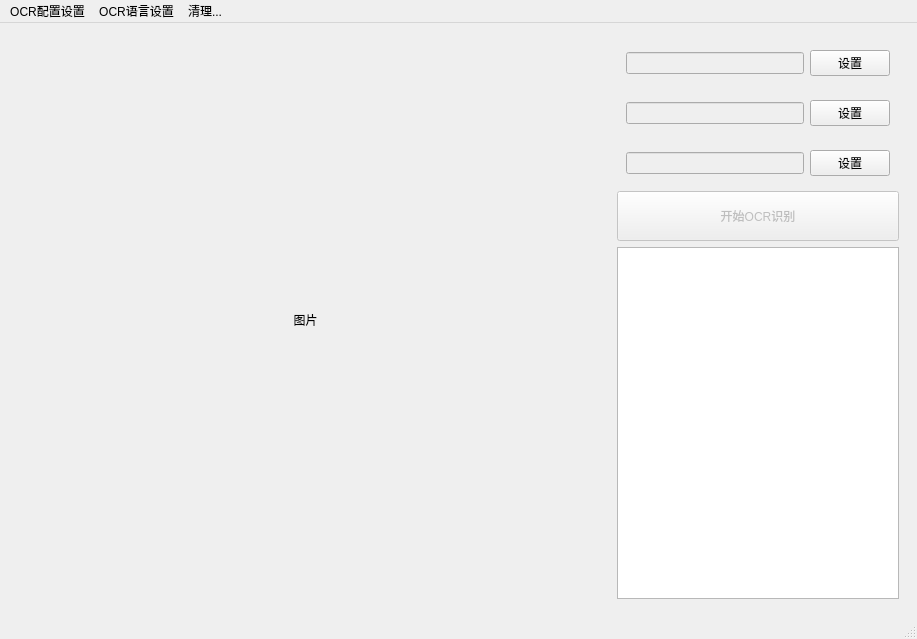
<?xml version="1.0" encoding="UTF-8"?>
<ui version="4.0">
 <class>OCR_MainWindow</class>
 <widget class="QMainWindow" name="OCR_MainWindow">
  <property name="geometry">
   <rect>
    <x>0</x>
    <y>0</y>
    <width>917</width>
    <height>639</height>
   </rect>
  </property>
  <property name="windowTitle">
   <string>MainWindow</string>
  </property>
  <widget class="QWidget" name="centralwidget">
   <layout class="QHBoxLayout" name="horizontalLayout_5">
    <item>
     <widget class="QWidget" name="image_frame" native="true">
      <layout class="QHBoxLayout" name="horizontalLayout">
       <item>
        <widget class="QLabel" name="image_label">
         <property name="minimumSize">
          <size>
           <width>0</width>
           <height>0</height>
          </size>
         </property>
         <property name="autoFillBackground">
          <bool>true</bool>
         </property>
         <property name="text">
          <string>图片</string>
         </property>
         <property name="scaledContents">
          <bool>true</bool>
         </property>
         <property name="alignment">
          <set>Qt::AlignCenter</set>
         </property>
        </widget>
       </item>
      </layout>
     </widget>
    </item>
    <item>
     <widget class="QWidget" name="widget" native="true">
      <property name="maximumSize">
       <size>
        <width>300</width>
        <height>16777215</height>
       </size>
      </property>
      <layout class="QVBoxLayout" name="verticalLayout">
       <item>
        <widget class="QWidget" name="widget_2" native="true">
         <layout class="QHBoxLayout" name="horizontalLayout_2">
          <item>
           <widget class="QLineEdit" name="exeEdit">
            <property name="enabled">
             <bool>false</bool>
            </property>
            <property name="minimumSize">
             <size>
              <width>150</width>
              <height>0</height>
             </size>
            </property>
           </widget>
          </item>
          <item>
           <widget class="QPushButton" name="btn_setExe">
            <property name="text">
             <string>设置</string>
            </property>
           </widget>
          </item>
         </layout>
        </widget>
       </item>
       <item>
        <widget class="QWidget" name="widget_3" native="true">
         <layout class="QHBoxLayout" name="horizontalLayout_3">
          <item>
           <widget class="QLineEdit" name="imageDirEdit">
            <property name="enabled">
             <bool>false</bool>
            </property>
            <property name="minimumSize">
             <size>
              <width>150</width>
              <height>0</height>
             </size>
            </property>
           </widget>
          </item>
          <item>
           <widget class="QPushButton" name="btn_set_ImageDir">
            <property name="text">
             <string>设置</string>
            </property>
           </widget>
          </item>
         </layout>
        </widget>
       </item>
       <item>
        <widget class="QWidget" name="widget_4" native="true">
         <layout class="QHBoxLayout" name="horizontalLayout_4">
          <item>
           <widget class="QLineEdit" name="resultEdit">
            <property name="enabled">
             <bool>false</bool>
            </property>
            <property name="minimumSize">
             <size>
              <width>150</width>
              <height>0</height>
             </size>
            </property>
           </widget>
          </item>
          <item>
           <widget class="QPushButton" name="btn_set_textDir">
            <property name="text">
             <string>设置</string>
            </property>
           </widget>
          </item>
         </layout>
        </widget>
       </item>
       <item>
        <widget class="QPushButton" name="btn_depatchTask">
         <property name="enabled">
          <bool>false</bool>
         </property>
         <property name="minimumSize">
          <size>
           <width>0</width>
           <height>50</height>
          </size>
         </property>
         <property name="text">
          <string>开始OCR识别</string>
         </property>
        </widget>
       </item>
       <item>
        <widget class="QTextBrowser" name="ocrTextResultBrowser"/>
       </item>
      </layout>
     </widget>
    </item>
   </layout>
  </widget>
  <widget class="QMenuBar" name="menubar">
   <property name="geometry">
    <rect>
     <x>0</x>
     <y>0</y>
     <width>917</width>
     <height>21</height>
    </rect>
   </property>
   <widget class="QMenu" name="menuOCR">
    <property name="title">
     <string>OCR配置设置</string>
    </property>
    <addaction name="action_setTesseractPath"/>
    <addaction name="action_setImageSaveDirPath"/>
    <addaction name="action_setResultTxtDir"/>
    <addaction name="separator"/>
    <addaction name="action_viewConfig"/>
    <addaction name="action_setDefaultConfigAll"/>
   </widget>
   <widget class="QMenu" name="menuOCR_2">
    <property name="title">
     <string>OCR语言设置</string>
    </property>
    <addaction name="action_setChinese"/>
    <addaction name="action_setEnglish"/>
   </widget>
   <widget class="QMenu" name="menu">
    <property name="title">
     <string>清理...</string>
    </property>
    <addaction name="action_clearImages"/>
    <addaction name="action_clearRes"/>
    <addaction name="action_clearAll"/>
   </widget>
   <addaction name="menuOCR"/>
   <addaction name="menuOCR_2"/>
   <addaction name="menu"/>
  </widget>
  <widget class="QStatusBar" name="statusbar"/>
  <action name="action_setChinese">
   <property name="text">
    <string>中文</string>
   </property>
  </action>
  <action name="action_setEnglish">
   <property name="text">
    <string>英文</string>
   </property>
  </action>
  <action name="action_setTesseractPath">
   <property name="text">
    <string>设置Tesseract可执行文件路径</string>
   </property>
  </action>
  <action name="action_setImageSaveDirPath">
   <property name="text">
    <string>设置图片保存路径</string>
   </property>
  </action>
  <action name="action_setResultTxtDir">
   <property name="text">
    <string>设置结果文件路径</string>
   </property>
  </action>
  <action name="action_viewConfig">
   <property name="text">
    <string>查看OCR配置</string>
   </property>
  </action>
  <action name="action_setDefaultConfigAll">
   <property name="text">
    <string>恢复所有的默认配置</string>
   </property>
  </action>
  <action name="action_clearImages">
   <property name="text">
    <string>清理图片</string>
   </property>
  </action>
  <action name="action_clearRes">
   <property name="text">
    <string>清理识别结果</string>
   </property>
  </action>
  <action name="action_clearAll">
   <property name="text">
    <string>清理全部</string>
   </property>
  </action>
 </widget>
 <resources/>
 <connections/>
</ui>
